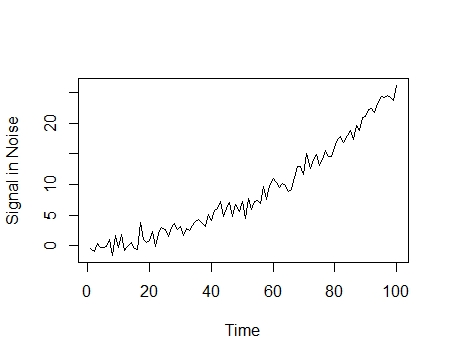

Source code (R):
x = rnorm(100, 0, 1)
white_noise = ts(x)
n = c(1:100)
signal = (n / 20) ^ 2
signal_in_noise = ts(signal + white_noise)
plot(signal_in_noise, ylab = 'Signal in Noise')
